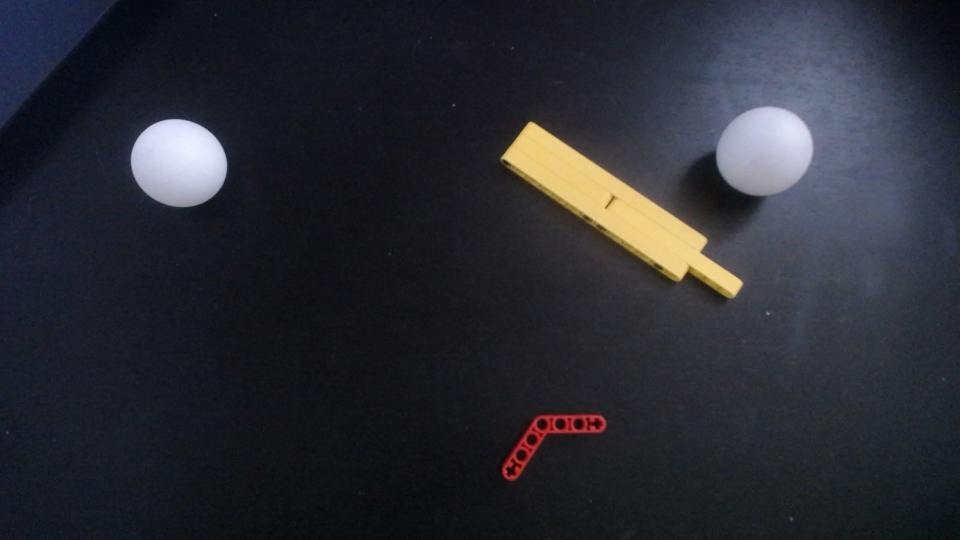
#> input picture balls.jpg, 1920 x 1080 px (shown at 1/2 size)
$ python -i objectdetectors.py   (imports and definitions only)
#> lines starting #> are read from the running program, lines starting #| are printed output that depends on the picture; after the words box and inside, x2 and y2 are one past the last pixel; in counts of white or black regions, pixels touching at a corner belong together
#> further down, picture is the input picture: shape (1080, 1920, 3); mean B, G, R 50, 42.9, 41.9
### core/configuration/configLoader.py
import collections.abc
import json


def loadConfig(file):
    file = open(file + ".json", "r")
    data = json.load(file)

    formatted = {}
    for key, value in data.items():
        formatted[key] = tuple(value)
    return formatted


def loadConfigStandard(file):
    file = open(file + ".json", "r")
    return json.load(file)


current_config = loadConfig("/Users/ChristianKjeldgaardJensen/PycharmProjects/LegoRobot/core/configuration/robotCamConfiglatroom")

robot_cam_config = loadConfigStandard(
    "/Users/ChristianKjeldgaardJensen/PycharmProjects/LegoRobot/core/configuration/robotCamConfig")

print(current_config)


# [6 lines left out: function saveConfig, not called in this run]

### core/objectdetectors.py
import cv2
import imutils
import numpy as np
from core.configuration.configLoader import current_config
# [71 lines left out: functions getFramePoints, getFramePointsPhone, getBallsHough, getBallsHough, getBallCoordinates, not called in this run]


def getRobotCoordinates(image):
    blurred = cv2.GaussianBlur(image, (11, 11), 0)
    hsv = cv2.cvtColor(blurred, cv2.COLOR_BGR2HSV)
#> hsv: shape (1080, 1920, 3); mean H, S, V 111.5, 69.3, 53.1
    lowerBound = (20, 0, 50)
    upperBound = (50, 205, 255)

    mask = cv2.inRange(hsv, lowerBound, upperBound)
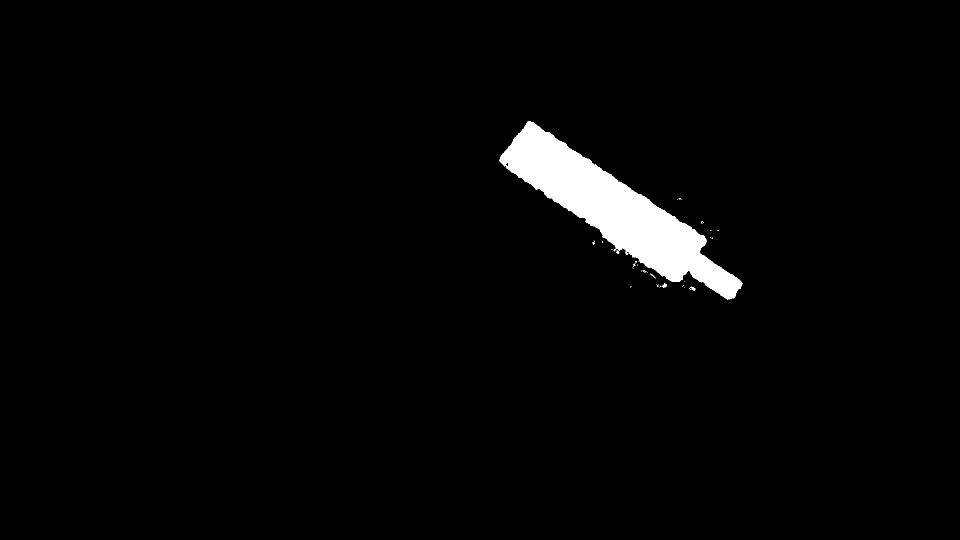
#> mask: shape (1080, 1920) (shown at 1/2 size); 2.5% white; 46 white regions (42 under 20 px), largest, box (x1, y1, x2, y2) and area: (999, 243, 1485, 599) 51337, (1323, 567, 1334, 575) 51, (1383, 573, 1391, 582) 36, (1301, 547, 1310, 556) 20

    mask = cv2.erode(mask, None, iterations=3)
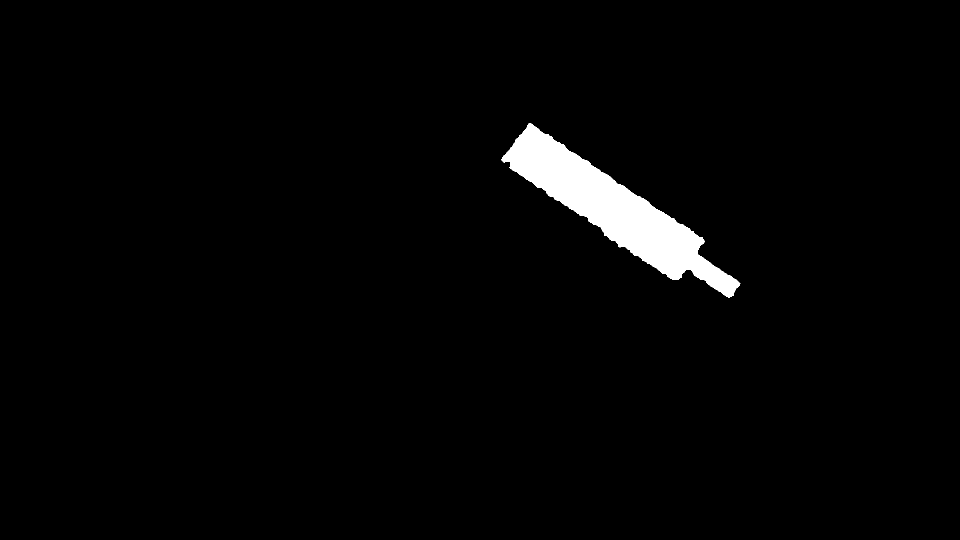
#> mask: shape (1080, 1920) (shown at 1/2 size); 2.2% white; 1 white region, box (x1, y1, x2, y2) and area: (1003, 246, 1481, 595) 45867
    mask = cv2.dilate(mask, None, iterations=3)
#> mask: shape (1080, 1920); 2.5% white; 1 white region

    cnts = cv2.findContours(mask.copy(), cv2.RETR_EXTERNAL, cv2.CHAIN_APPROX_SIMPLE)
#> cnts = 1 contour; box (x1, y1, x2, y2) and area: (1000, 243, 1484, 598) 50511
    cnts = imutils.grab_contours(cnts)
    rectangles = []
    for points in cnts:
        rect = cv2.minAreaRect(points)
        box = cv2.boxPoints(rect)
        box = np.int0(box)
        rectangles.append(box)
#> this loop made 1 pass
#> (rect, box) on pass 1: (((1247.3, 434.8), (117.7, 545.5), -56.26), [[1441, 635], [987, 332], [1053, 234], [1506, 537]])
#> after the loop, rectangles = [[[1441, 635], [987, 332], [1053, 234], [1506, 537]]]

    return rectangles


# [113 lines left out: functions mapOutFrame, blueGetter, yellowGetter, greenGetter, greenGetterRobot, getOrangeBall, not called in this run]

>>> import cv2
>>> picture = cv2.imread('../balls.jpg')
>>> result = getRobotCoordinates(picture)
#> result has the same summary as rectangles in getRobotCoordinates
